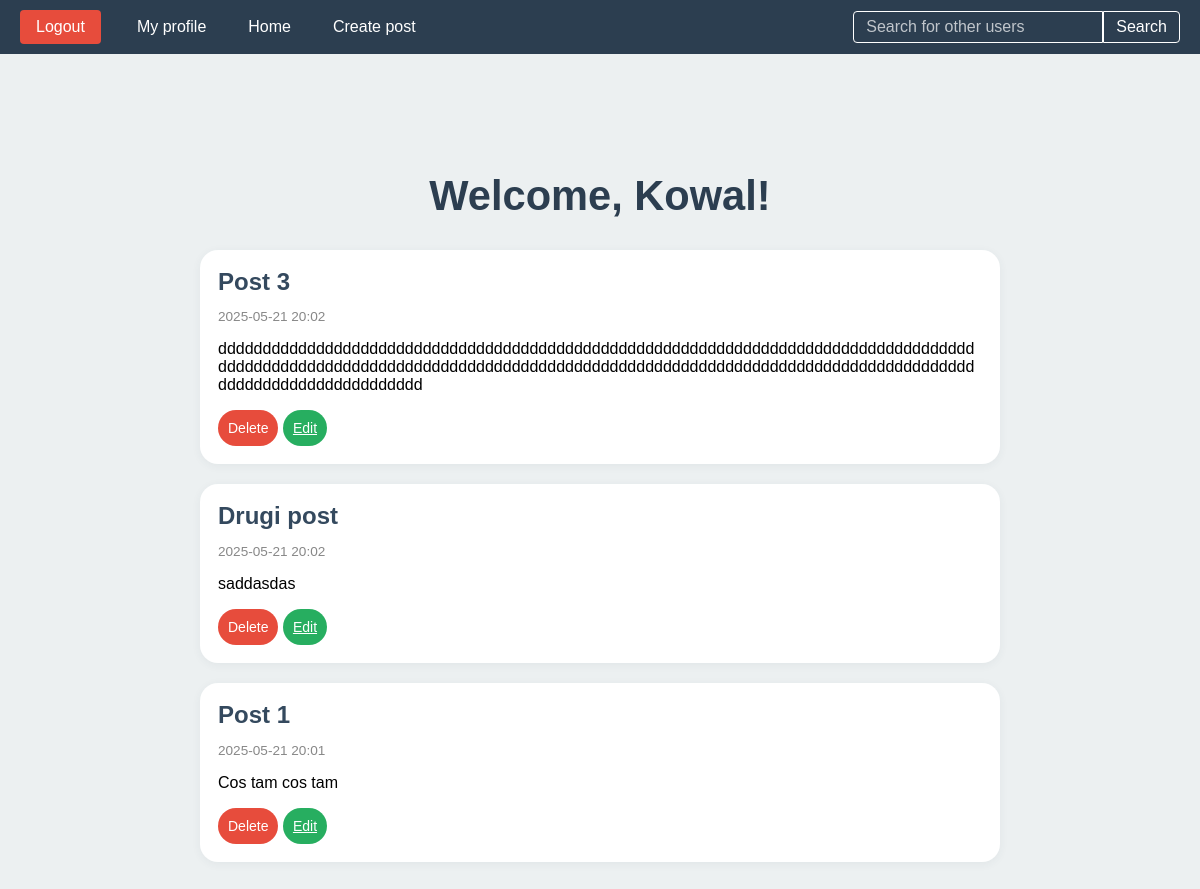
/my_profile/ (signed in), run on the app's committed database.
### post/models.py (models this page shows, shortened)
class Post(models.Model):
    user = models.ForeignKey(User, on_delete=models.CASCADE)
    title = models.CharField(max_length= 250)
    slug = models.SlugField(null = False,default='')
    content = models.TextField(null=False)
    date_posted = models.DateTimeField(auto_now_add=True)
    class Meta:
        unique_together = ('user', 'slug')
    def get_absolute_url(self):
        return reverse('post_detail', kwargs={'id':self.id, 'slug': self.slug})

### user/views.py (the view)
# urls.py: path('my_profile/' , my_profile , name='my_profile'),
@login_required
def my_profile(request):
    username = request.user.username
    posts = Post.objects.filter(user=request.user).order_by('-date_posted')
    return render(request, 'my_profile.html', {'username':username, 'posts':posts})

### templates/my_profile.html (shortened to what this page needs)
{% extends "base.html" %}
{% load static %}
{% block head %}
  <link rel="stylesheet" href="{% static 'profile.css' %}">
{% endblock %}
{% block content %}
    <div class="home-container">
      <h1>Welcome, {{ username }}!</h1>
      {% if posts %}
        <div class="posts-container">
          {% for post in posts %}
            <div class="post-card">
              <h2 class="post-title">
                <a href="{{ post.get_absolute_url }}">{{ post.title }}</a>
              </h2>
              <p class="post-date">{{ post.date_posted|date:"Y-m-d H:i" }}</p>
              <p>{{ post.content }}</p>
              <div class="post-actions">
                <form method="post" action="{% url 'deletePost' post.id %}" style="display:inline;">
                  <button class="delete-button">Delete</button>
                </form>
                <a href="{% url 'editPost' post.id %}" class="edit-button">Edit</a>
              </div>
            </div>
          {% endfor %}
        </div>
      {% else %}
        <div class="empty-state">
          <p>You haven't written any posts yet.</p>
          <a href="{% url 'createPost' %}" class="big-white-label">Create your first post</a>
        </div>
      {% endif %}
    </div>
{% endblock %}

### static/base.css (style rules this page uses)
body { margin: 0; padding: 0; font-family: Arial, sans-serif; display: flex; flex-direction: column; min-height: 100vh; background-color: #f5f6fa; }

### static/profile.css (style rules this page uses)
.home-container { max-width: 800px; margin: 40px auto; padding: 20px; position: relative; text-align: center; }
.home-container h1 { text-align: center; color: #2c3e50; margin-bottom: 20px; display: block; font-size: 2.6rem; font-weight: bold; }
.posts-container { margin-top: 30px; display: flex; flex-direction: column; gap: 20px; }
.post-card { background-color: #fff; border-radius: 18px; box-shadow: 0 2px 10px rgba(44, 62, 80, 0.06); padding: 18px; text-align: left; margin-bottom: 0; }
.post-card h2 { margin: 0 0 10px; color: #34495e; }
.post-card .post-title a { color: inherit; text-decoration: none; display: block; }
.post-card p { overflow-wrap: break-word; white-space: pre-wrap; }
.post-author, .post-date { font-size: 0.85em; color: #888; margin-bottom: 10px; }
.delete-button, .edit-button { color: white; border: none; padding: 10px; border-radius: 20px; font-size: 14px; cursor: pointer; transition: background 0.3s; }
.delete-button { background-color: #e74c3c; }
.edit-button { background-color: #27ae60; }

### data on the page
Post: title "Post 3", date_posted "2025-05-21 20:02", content "ddddddddddddddddddddddddddddddddddddddddddddddddddddddddddddddddddddddddddddddddddddddddddddddddddddddddddddddddddddddddddddddddddddddddddddddddddddddddddddddddddddddddddddddddddddddddddddddddd"
Post: title "Drugi post", date_posted "2025-05-21 20:02", content "saddasdas"
Post: title "Post 1", date_posted "2025-05-21 20:01", content "Cos tam cos tam"

### other printed values
{{ username }} "Kowal"
